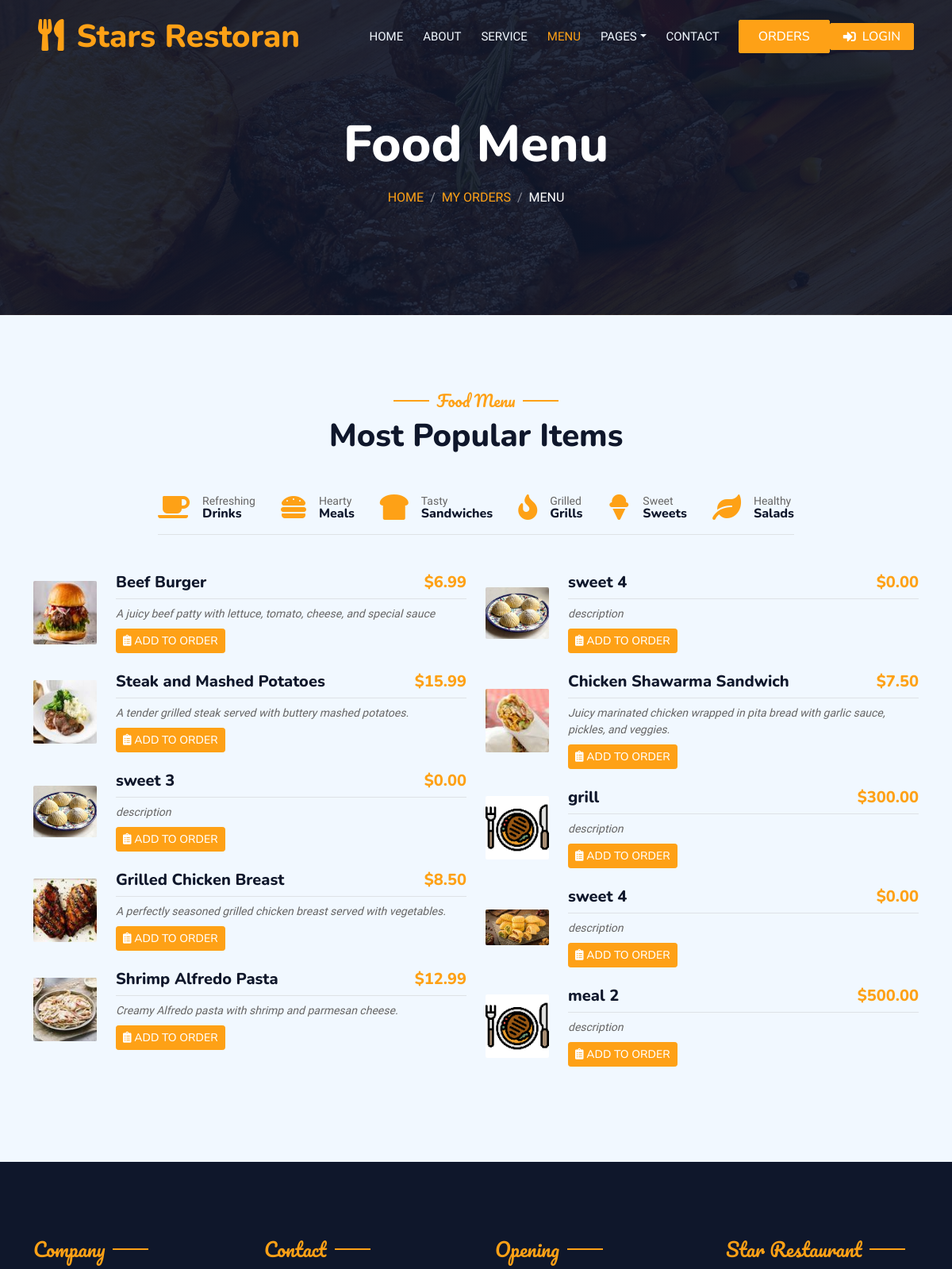
Before: /stars/restaurant/menu/food_menu/ (upper part) with the older database file.
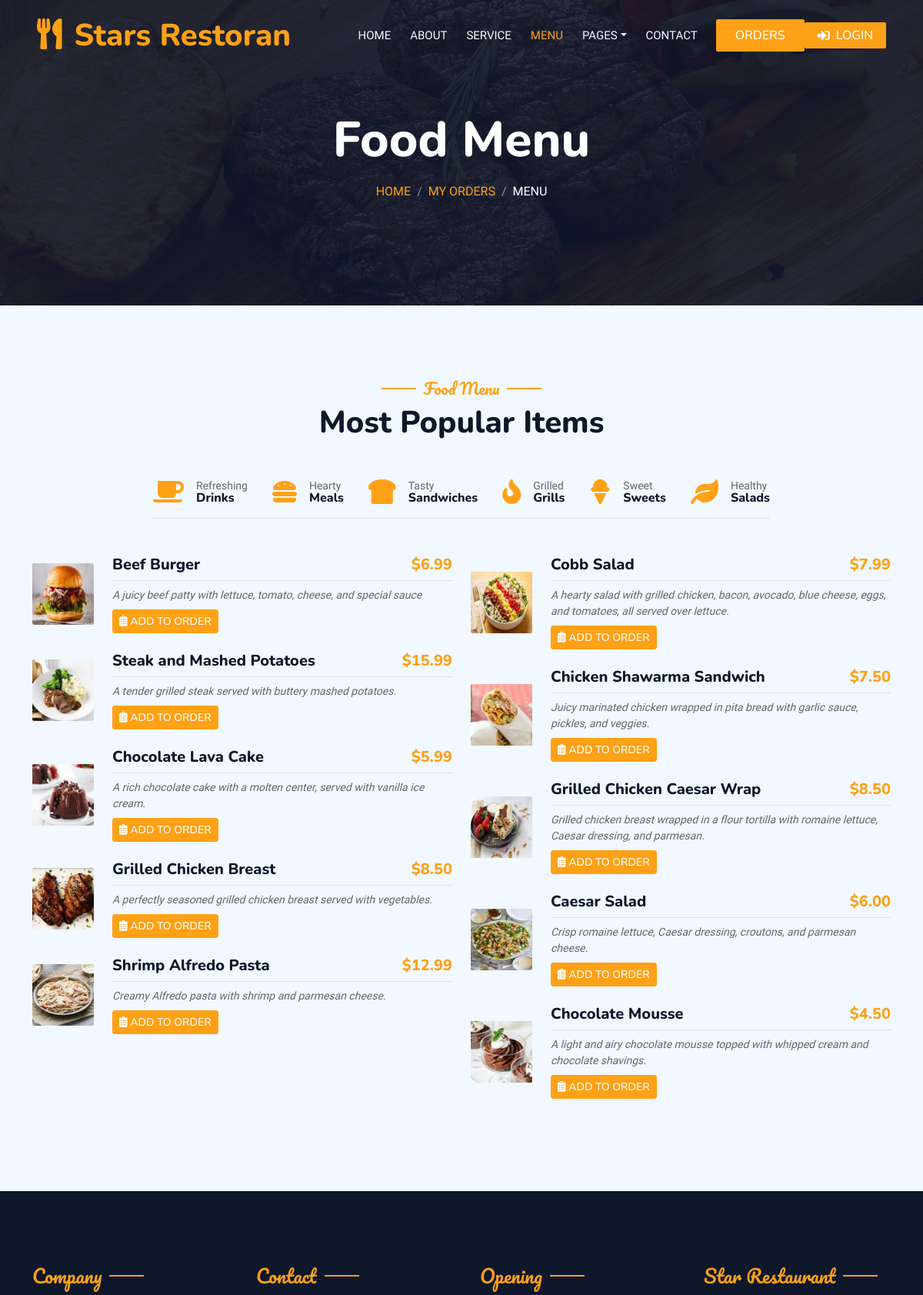
After: the same page with the newer database file.
### restaurant_app/models.py (models this page shows, shortened)
class Food(models.Model):
    name = models.CharField(max_length=255,blank=False,default='food')
    price = models.DecimalField(max_digits=6, decimal_places=2,default=0.0)
    image = models.ImageField(upload_to=upload_to_dynamic,default='defa/defa.png')
    description = models.CharField(max_length=255,blank=False,default='description')
    class Meta:
        abstract = True
    def get_class_name(self):
        return self.__class__.__name__  # Returns the model name as a string

class Meals(Food):
    def __str__(self):
        return f"{self.name}"

class Sweets(Food):
    def __str__(self):
        return f"{self.name}"

class Sandwiches(Food):
    def __str__(self):
        return f"{self.name}"

class Grills(Food):
        def __str__(self):
         return f"{self.name}"

class SizePriceMixin(models.Model):
    class Size(models.TextChoices):
        SMALL = 'SM', 'Small'
        MEDIUM = 'ME', 'Medium'
        LARGE = 'LA', 'Large'
    size = models.CharField(max_length=2, choices=Size.choices, default=Size.SMALL)
    small_price = models.DecimalField(max_digits=6, decimal_places=2, default=0.0)
    medium_price = models.DecimalField(max_digits=6, decimal_places=2, default=0.0)
    large_price = models.DecimalField(max_digits=6, decimal_places=2, default=0.0)
    class Meta:
        abstract = True

class Salads(Food, SizePriceMixin):
    def __str__(self):
        return f"{self.name} - {self.get_price_by_size(self.size)}"

### restaurant_app/views.py (the view)
# urls.py: path('menu/<str:category>/',views.menu,name='menu'),
def menu(request, category):
    drinks = Drinks.objects.all().order_by('-price')
    meals = Meals.objects.all().order_by('-price')
    sandwiches = Sandwiches.objects.all().order_by('-price')
    grills = Grills.objects.all().order_by('-price')
    sweets = Sweets.objects.all().order_by('-price')
    salads = Salads.objects.all().order_by('-price')
    rest_detail = get_object_or_404(Rest_detail,pk =1)
    breadcrumb_section_url = reverse('restaurant_app:cart')
    if category == 'Drinks':
        items = drinks
        name_page = 'Drinks'
    elif category == 'Meals':
        items = meals
        name_page = 'Meals'
    elif category == 'Sandwiches':
        items = sandwiches
        name_page = 'Sandwiches'
    elif category == 'Grills':
        items = grills
        name_page = 'Grills'
    elif category == 'Sweets':
        items = sweets
        name_page = 'Sweets'
    elif category == 'Salads':
        items = salads
        name_page = 'Salads'
    else:
        combined_items = list(chain(drinks, meals, sandwiches, grills, sweets, salads))
        shuffle(combined_items)  # Shuffle the combined items
        items = combined_items[:10]  # Get 10 random items
        name_page = 'Most Popular Items'
    if items:
        half = len(items) // 2
        first_half = items[:half]
        second_half = items[half:]
    else:
        first_half = []
        second_half = []
    if request.method == 'POST':
        object_id = request.POST.get('object_id')
        size = request.POST.get('size')
        quantity = request.POST.get('quantity')
    else:
        content_type = 'Drinks'
        object_id = 5
    content_type = object_id.__class__
    context = {
        'menu':'active',
        'page_title': 'Food Menu',
        'breadcrumb_section': 'my orders',
        'breadcrumb_active': 'Menu',
        'items': items,
        'category': category,
        'first_half': first_half,
        'second_half': second_half,
        'name_page': name_page,
        'rest_detail':rest_detail,
        'breadcrumb_section_url': breadcrumb_section_url,
        }
    return render(request,'restaurant/menu.html',context)

### restaurant_app/templates/restaurant/menu.html (shortened to what this page needs)
{% extends 'restaurant/base_other.html' %}
{% load custom_filters %}
{% block content %}
<link rel="stylesheet" href="https://cdnjs.cloudflare.com/ajax/libs/animate.css/4.1.1/animate.min.css">
    <link rel="stylesheet" href="https://cdnjs.cloudflare.com/ajax/libs/OwlCarousel2/2.3.4/assets/owl.carousel.min.css">
    <link rel="stylesheet" href="https://cdnjs.cloudflare.com/ajax/libs/OwlCarousel2/2.3.4/assets/owl.theme.default.min.css">
    <link rel="stylesheet" href="https://cdnjs.cloudflare.com/ajax/libs/animate.css/4.1.1/animate.min.css">
</head>
<body>
<div class="container-xxl py-5">
    <div class="container">
        <div class="text-center wow fadeInUp" data-wow-delay="0.1s">
            <h5 class="section-title ff-secondary text-center text-primary fw-normal">Food Menu</h5>
            <h1 class="mb-5">{{ name_page|default:"Most Popular Items" }}</h1>
        </div>
        <div class="tab-class text-center wow fadeInUp" data-wow-delay="0.1s">
            <ul class="nav nav-pills d-inline-flex justify-content-center border-bottom mb-5">
                <li class="nav-item">
                    <a class="d-flex align-items-center text-start mx-3 ms-0 pb-3 {% if category == 'Drinks' %}active{% endif %}" href="{% url 'restaurant_app:menu' 'Drinks' %}">
                        <i class="fa fa-coffee fa-2x text-primary"></i>
                        <div class="ps-3">
                            <small class="text-body">Refreshing</small>
                            <h6 class="mt-n1 mb-0">Drinks</h6>
                        </div>
                    </a>
                </li>
                <li class="nav-item">
                    <a class="d-flex align-items-center text-start mx-3 pb-3 {% if category == 'Meals' %}active{% endif %}" href="{% url 'restaurant_app:menu' 'Meals' %}">
                        <i class="fa fa-hamburger fa-2x text-primary"></i>
                        <div class="ps-3">
                            <small class="text-body">Hearty</small>
                            <h6 class="mt-n1 mb-0">Meals</h6>
                        </div>
                    </a>
                </li>
                <li class="nav-item">
                    <a class="d-flex align-items-center text-start mx-3 pb-3 {% if category == 'Sandwiches' %}active{% endif %}" href="{% url 'restaurant_app:menu' 'Sandwiches' %}">
                        <i class="fa fa-bread-slice fa-2x text-primary"></i>
                        <div class="ps-3">
                            <small class="text-body">Tasty</small>
                            <h6 class="mt-n1 mb-0">Sandwiches</h6>
                        </div>
                    </a>
                </li>
                <li class="nav-item">
                    <a class="d-flex align-items-center text-start mx-3 pb-3 {% if category == 'Grills' %}active{% endif %}" href="{% url 'restaurant_app:menu' 'Grills' %}">
                        <i class="fa fa-fire fa-2x text-primary"></i>
                        <div class="ps-3">
                            <small class="text-body">Grilled</small>
                            <h6 class="mt-n1 mb-0">Grills</h6>
                        </div>
                    </a>
                </li>
                <li class="nav-item">
                    <a class="d-flex align-items-center text-start mx-3 pb-3 {% if category == 'Sweets' %}active{% endif %}" href="{% url 'restaurant_app:menu' 'Sweets' %}">
                        <i class="fa fa-ice-cream fa-2x text-primary"></i>
                        <div class="ps-3">
                            <small class="text-body">Sweet</small>
                            <h6 class="mt-n1 mb-0">Sweets</h6>
                        </div>
                    </a>
                </li>
                <li class="nav-item">
                    <a class="d-flex align-items-center text-start mx-3 me-0 pb-3 {% if category == 'Salads' %}active{% endif %}" href="{% url 'restaurant_app:menu' 'Salads' %}">
                        <i class="fa fa-leaf fa-2x text-primary"></i>
                        <div class="ps-3">
                            <small class="text-body">Healthy</small>
                            <h6 class="mt-n1 mb-0">Salads</h6>
                        </div>
                    </a>
                </li>
            </ul>
        </div>
        <div id="menu-content" class="row g-4">
            <div class="col-lg-6">
                {% for item in first_half %}
                <div class="d-flex align-items-center mb-4 wow fadeInUp" data-wow-delay="0.1s">
                    <img class="flex-shrink-0 img-fluid rounded" src="{{ item.image.url }}" alt="{{ item.name }}" style="width: 80px;">
                    <div class="w-100 d-flex flex-column text-start ps-4">
                        <h5 class="d-flex justify-content-between border-bottom pb-2">
                            <span>{{ item.name }}</span>
                            <span class="text-primary">
                                ${{ item.small_price|default:item.price }}
                            </span>
                        </h5>
                        <small class="fst-italic">{{ item.description }}</small>
                        <div class="mt-2">
                            <button class="btn btn-sm btn-primary add-to-cart-btn"
                                data-id="{{ item.id }}"
                                data-type="{{ item|class_name }}"
                                data-has-size="{% if item|class_name == 'Drinks' or item|class_name == 'Salads' %}true{% else %}false{% endif %}">
                                <i class="fas fa-clipboard-list"></i> Add to Order
                            </button>
                        </div>
                    </div>
                </div>
                {% endfor %}
            </div>
            <div class="col-lg-6">
                {% for item in second_half %}
                <div class="d-flex align-items-center mb-4 wow fadeInUp" data-wow-delay="0.1s">
                    <img class="flex-shrink-0 img-fluid rounded" src="{{ item.image.url }}" alt="{{ item.name }}" style="width: 80px;">
                    <div class="w-100 d-flex flex-column text-start ps-4">
                        <h5 class="d-flex justify-content-between border-bottom pb-2">
                            <span>{{ item.name }}</span>
                            <span class="text-primary">
                                ${{ item.small_price|default:item.price }}
                            </span>
                        </h5>
                        <small class="fst-italic">{{ item.description }}</small>
                        <div class="mt-2">
                            <button class="btn btn-sm btn-primary add-to-cart-btn"
                                data-id="{{ item.id }}"
                                data-type="{{ item.get_class_name }}"
                                data-has-size="{% if item|class_name == 'Drinks' or item|class_name == 'Salads' %}true{% else %}false{% endif %}">
                                <i class="fas fa-clipboard-list"></i> Add to Order
                            </button>
                        </div>
                    </div>
                </div>
                {% endfor %}
            </div>
        </div>
    </div>
</div>
{% endblock %}

### restaurant_app/templates/restaurant/base_other.html (shortened to what this page needs)
{% load static %}
<head>
    <link href="https://cdnjs.cloudflare.com/ajax/libs/font-awesome/5.10.0/css/all.min.css" rel="stylesheet">
    <link href="https://cdn.jsdelivr.net/npm/bootstrap-icons@1.4.1/font/bootstrap-icons.css" rel="stylesheet">
    <link href="{% static 'lib/animate/animate.min.css' %}" rel="stylesheet">
    <link href="{% static 'lib/owlcarousel/assets/owl.carousel.min.css' %}" rel="stylesheet">
    <link href="{% static 'lib/tempusdominus/css/tempusdominus-bootstrap-4.min.css' %}" rel="stylesheet" />
    <link href="{% static 'css/bootstrap.min.css' %}" rel="stylesheet">
    <link href="{% static 'css/style.css' %}" rel="stylesheet">
</head>
{% include "restaurant/navbar_other.html" %}
{% block content %}
{% endblock content %}
{% include "restaurant/footer.html" %}
</body>
</html>

### restaurant_app/templates/restaurant/navbar_other.html (shortened to what this page needs)
{%load static%}
  <div class="container-xxl position-relative p-0">
    <nav class="navbar navbar-expand-lg navbar-dark bg-dark px-4 px-lg-5 py-3 py-lg-0">
        <a href="" class="navbar-brand p-0">
            <h1 class="text-primary m-0"><i class="fa fa-utensils me-3"></i>Stars Restoran
            </h1>
        </a>
        <div class="collapse navbar-collapse" id="navbarCollapse">
            <div class="navbar-nav ms-auto py-0 pe-4">
                <a href="{% url 'restaurant_app:home' %}" class="nav-item nav-link {{ home|default:'' }}">Home</a>
                <a href="{% url 'restaurant_app:about' %}" class="nav-item nav-link {{ about|default:'' }}">About</a>
                <a href="{% url 'restaurant_app:services' %}" class="nav-item nav-link {{ service|default:'' }}">Service</a>
                <a href="{% url 'restaurant_app:menu' category='food_menu' %}" class="nav-item nav-link {{ menu|default:'' }}">Menu</a>
                <div class="nav-item dropdown">
                    <a href="#" class="nav-link dropdown-toggle" data-bs-toggle="dropdown">Pages</a>
                </div>
                <a href="{%url 'restaurant_app:contact'%}" class="nav-item nav-link {{ contact|default:'' }}">Contact</a>
            </div>
            <a href="{% url 'restaurant_app:cart' %}" class="btn btn-primary py-2 px-4">Orders</a>
            {% if user.is_authenticated %}
            <form method="post" action="{% url 'accounts:logout' %}" class="d-inline">
                {% csrf_token %}
                <button type="submit" class="dropdown-item text-danger d-flex align-items-center">
                    <i class="fas fa-sign-out-alt me-2"></i> Logout
                </button>
            </form>
        {% else %}
            <a href="{% url 'accounts:login' %}" class="btn btn-primary d-flex align-items-center py-1 px-3">
                <i class="fas fa-sign-in-alt me-2"></i> Login
            </a>
        {% endif %}
        </div>
    </nav>
    <div class="container-xxl py-5 bg-dark hero-header mb-5">
        <div class="container text-center my-5 pt-5 pb-4">
            <h1 class="display-3 text-white mb-3 animated slideInDown">{{ page_title }}</h1>
            <nav aria-label="breadcrumb">
                <ol class="breadcrumb justify-content-center text-uppercase">
                    <li class="breadcrumb-item"><a href="{%url 'restaurant_app:home'%}">Home</a></li>
                    <li class="breadcrumb-item"><a href="{{ breadcrumb_section_url }}">{{ breadcrumb_section }}</a></li>
                    <li class="breadcrumb-item text-white active" aria-current="page">{{ breadcrumb_active }}</li>
                </ol>
            </nav>
        </div>
    </div>
</div>

### restaurant_app/templates/restaurant/footer.html (shortened to what this page needs)
<div class="container-fluid bg-dark text-light footer pt-5 mt-5 wow fadeIn" data-wow-delay="0.1s">
    <div class="container py-5">
        <div class="row g-5">
            <div class="col-lg-3 col-md-6">
                <h4 class="section-title ff-secondary text-start text-primary fw-normal mb-4">Company</h4>
            </div>
            <div class="col-lg-3 col-md-6">
                <h4 class="section-title ff-secondary text-start text-primary fw-normal mb-4">Contact</h4>
            </div>
            <div class="col-lg-3 col-md-6">
                <h4 class="section-title ff-secondary text-start text-primary fw-normal mb-4">Opening</h4>
            </div>
            <div class="col-lg-3 col-md-6">
                <h4 class="section-title ff-secondary text-start text-primary fw-normal mb-4">Star Restaurant</h4>
            </div>
        </div>
    </div>
</div>

Changed rows visible on the page:
removed Sweets: image (picture), name "sweet 3", small_price "0.00", description "description"
removed Sweets: image (picture), name "sweet 4", small_price "0.00", description "description"
removed Grills: image (picture), name "grill", small_price "300.00", description "description"
removed Sweets: image (picture), name "sweet 4", small_price "0.00", description "description"
removed Grills: image (picture), name "meal 2", small_price "500.00", description "description"
added Sweets: image (picture), name "Chocolate Lava Cake", small_price "5.99", description "A rich chocolate cake with a molten center, served with vanilla ice cream."
added Salads: image (picture), name "Cobb Salad", small_price "7.99", description "A hearty salad with grilled chicken, bacon, avocado, blue cheese, eggs, and tomatoes, all served over lettuce."
added Grills: image (picture), name "Grilled Chicken Caesar Wrap", small_price "8.50", description "Grilled chicken breast wrapped in a flour tortilla with romaine lettuce, Caesar dressing, and parmesan."
added Salads: image (picture), name "Caesar Salad", small_price "6.00", description "Crisp romaine lettuce, Caesar dressing, croutons, and parmesan cheese."
added Sweets: image (picture), name "Chocolate Mousse", small_price "4.50", description "A light and airy chocolate mousse topped with whipped cream and chocolate shavings."
